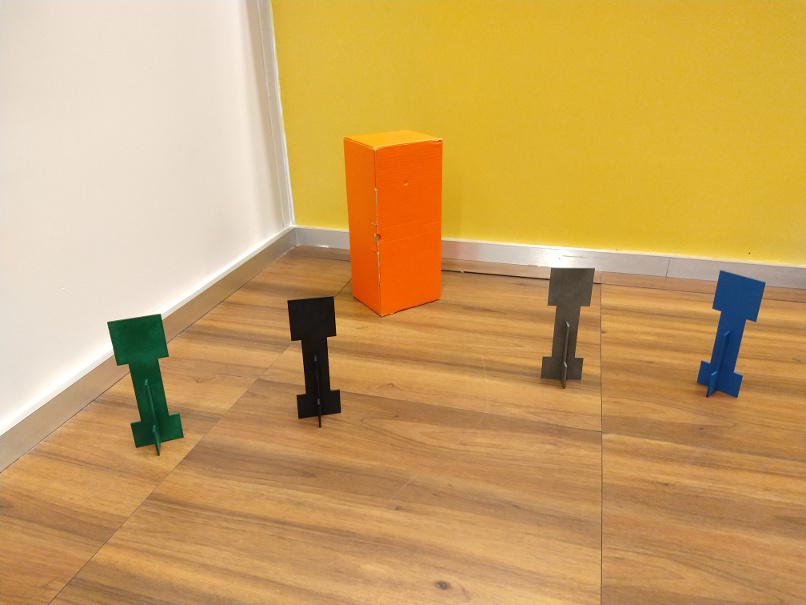
#> input picture Atividade_1/cena_canto_sala.jpg, 806 x 605 px
$ jupyter execute --allow-errors Atividade1_Visao.ipynb   (shell and % lines are left out)
#> lines starting #> are read from the running program, lines starting #| are printed output that depends on the picture; after the words box and inside, x2 and y2 are one past the last pixel; in counts of white or black regions, pixels touching at a corner belong together
# Entregável 1 - visão computacional

Dupla: Fernando Fincatti e Laís Nascimento

[cell 1]
import cv2
from math import fabs
from matplotlib import pyplot as plt
import numpy as np
import time as t
print("OpenCV Version : %s " % cv2.__version__)

# Equalização de histograma

[cell 2]
rintin = cv2.imread("RinTinTin.jpg")

#> (a cell that did not finish here is left out)

#> (a cell that did not finish here is left out)

#> (a cell that did not finish here is left out)

#> (a cell that did not finish here is left out)

#> (a cell that did not finish here is left out)

## Atividade 1

Realize as seguintes atividades:

1. O histograma fornecido aproveita bem as faixas de cores?
2. Crie uma imagem derivada da imagem fornecida que use melhor a faixa dinâmica, ou seja, tenha o valor dos seus pixels distribuídos entre `0` e `255`.
3. Plote a imagem pedida

#> (a cell that did not finish here is left out)

#> (a cell that did not finish here is left out)

#> (a cell that did not finish here is left out)

[cell 11]
def scale(valor, x):
    return (valor-8)*x

#> (a cell that did not finish here is left out)

#> (a cell that did not finish here is left out)

## Atividade 2

Leia com a OpenCV a figura abaixo:

Separe os canais  R e B das imagens e analise seus histogramas.

1. A partir dos canais R e B e da análise do histograma é possível identificar a caixa vermelha e o creeper azul?

1. Crie uma imagem numpy em que somente os pixels da caixa vermelha estão brancos e faça seu plot aqui. Você vai precisar usar manipulação de canais RGB. Use o [ExemploFor.ipynb](ExemploFor.ipynb) .

[cell 14]
# Lendo a imagem
cena_canto = cv2.imread("cena_canto_sala.jpg")
#> cena_canto is the input picture: shape (605, 806, 3); mean B, G, R 98.1, 162.1, 202.5

[cell 15]
# Transformando para RGB
cena_canto = cv2.cvtColor(cena_canto, cv2.COLOR_BGR2RGB)

[cell 16]
# Imprimindo a imagem
plt.imshow(cena_canto, cmap="Greys_r", vmin=0, vmax=255)

[cell 17]
# Realçando o vermelho
cena_canto_R = cena_canto[:,:,0]
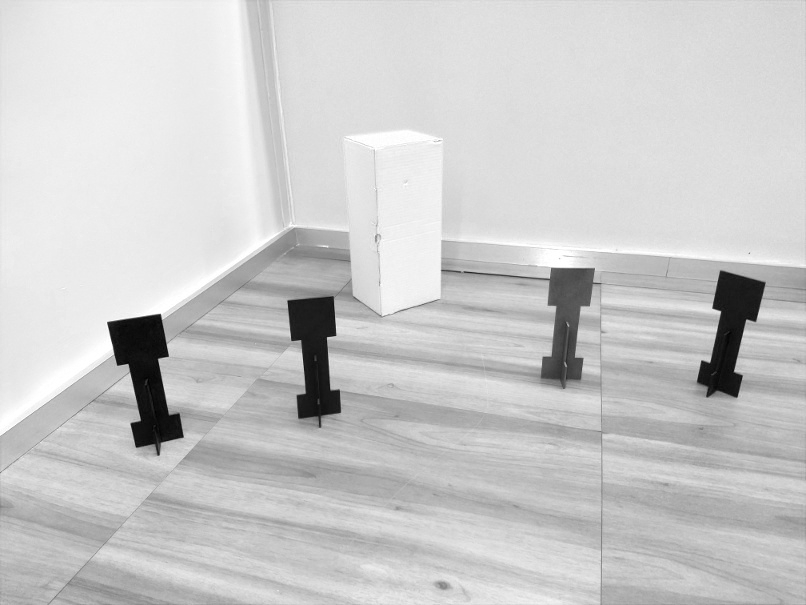
#> cena_canto_R: shape (605, 806); min 0, max 255, mean 202.5
plt.imshow(cena_canto_R, cmap='Greys_r')

[cell 18]
cena_canto_R.shape
#> Out = (605, 806)

[cell 19]
# Imprimindo o histograma
hist,bins = np.histogram(cena_canto_R.flatten(),256,[0,256])
#> hist = 256 values, max 22383 at index 222, min 1 at index 1, mean 1904.8; bins = 257 values from 0 to 256
plt.hist(cena_canto_R.flatten(),256,[0,256], color = 'r')
plt.xlim([0,256])
plt.legend(('cdf','histogram'), loc = 'upper left')
plt.show()
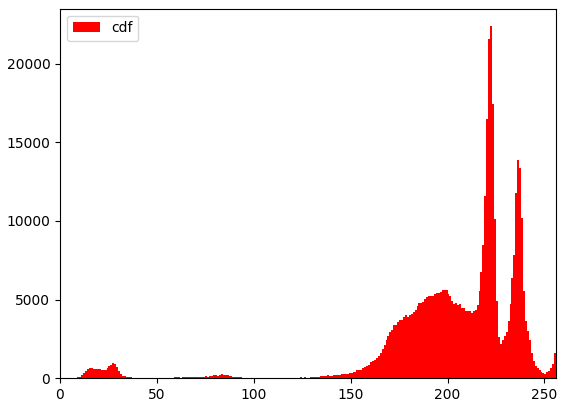
#> figure drawn by matplotlib, 1 panel; tallest bar 22383 high, from x = 222 to 223

[cell 20]
# Imprimindo somente a caixa
cena_canto_B = cena_canto[:,:,2]
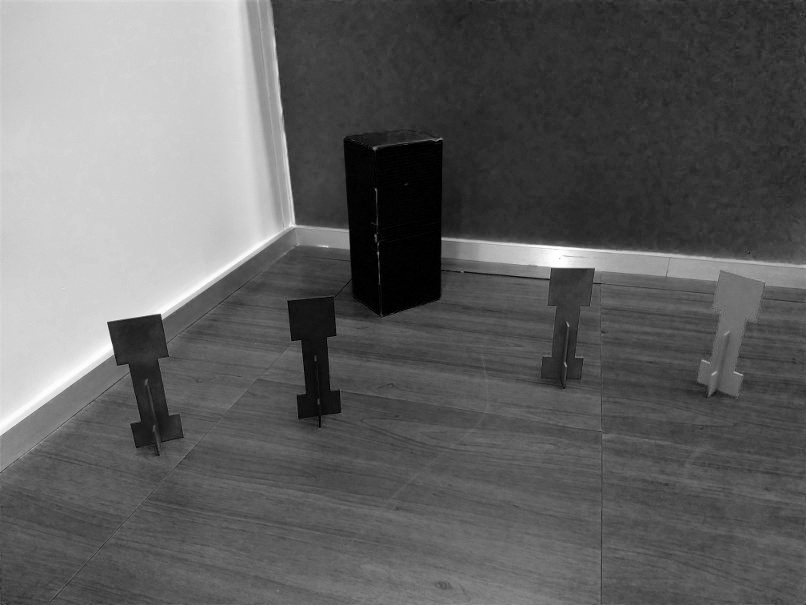
#> cena_canto_B: shape (605, 806); min 0, max 255, mean 98.1

resultado = np.zeros((605, 806), dtype=np.uint8)

for i in range(cena_canto_R.shape[0]):
    for j in range(cena_canto_R.shape[1]):
        if cena_canto_R[i][j] > 200 and cena_canto_B[i][j] > 20:
            resultado[i][j] = 0
        elif cena_canto_R[i][j] > 200 and cena_canto_B[i][j] <= 20:
            resultado[i][j] = 255
        else:
            resultado[i][j] = 0
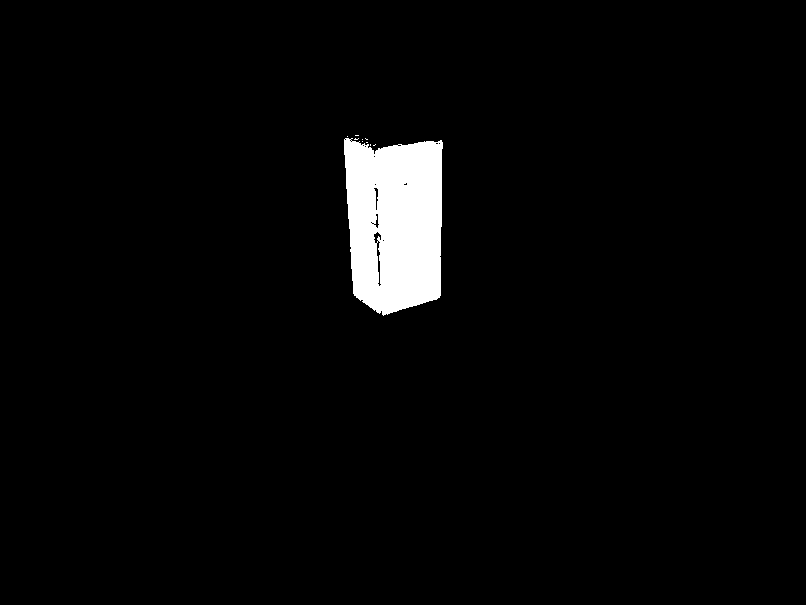
#> resultado: shape (605, 806); 3.1% white; 10 white regions (9 under 20 px), largest, box (x1, y1, x2, y2) and area: (344, 138, 443, 316) 14863

[cell 21]
plt.imshow(resultado, cmap='Greys_r')

[cell 22]
#Realçando o azul
cena_canto_B = cena_canto[:,:,2]

[cell 23]
plt.imshow(cena_canto_B, cmap='Greys_r')

[cell 24]
#Imprimindo o histograma
hist,bins = np.histogram(cena_canto_B.flatten(),256,[0,256])
#> hist = 256 values, max 12615 at index 209, min 30 at index 254, mean 1904.8
plt.hist(cena_canto_B.flatten(),256,[0,256], color = 'b')
plt.xlim([0,256])
plt.legend(('cdf','histogram'), loc = 'upper left')
plt.show()
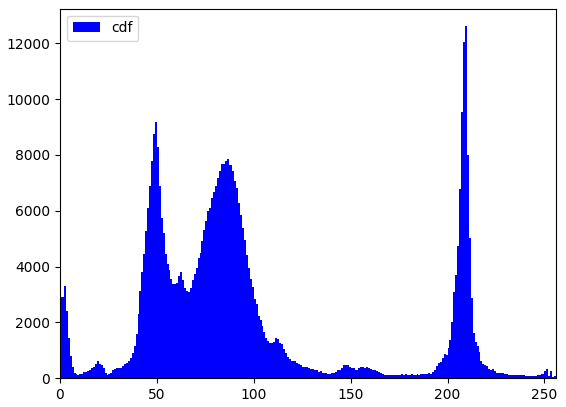
#> figure drawn by matplotlib, 1 panel; tallest bar 12615 high, from x = 209 to 210

[cell 25]
# Imprimindo somente o creeper azul

resultado_1 = np.zeros((605, 806), dtype=np.uint8)

for i in range(cena_canto_B.shape[0]):
    for j in range(cena_canto_B.shape[1]):
        if cena_canto_R[i][j] > 190 and cena_canto_B[i][j] > 70:
            resultado_1[i][j] = 0
        elif cena_canto_R[i][j] < 100 and cena_canto_B[i][j] > 70:
            resultado_1[i][j] = 255
        else:
            resultado_1[i][j] = 0
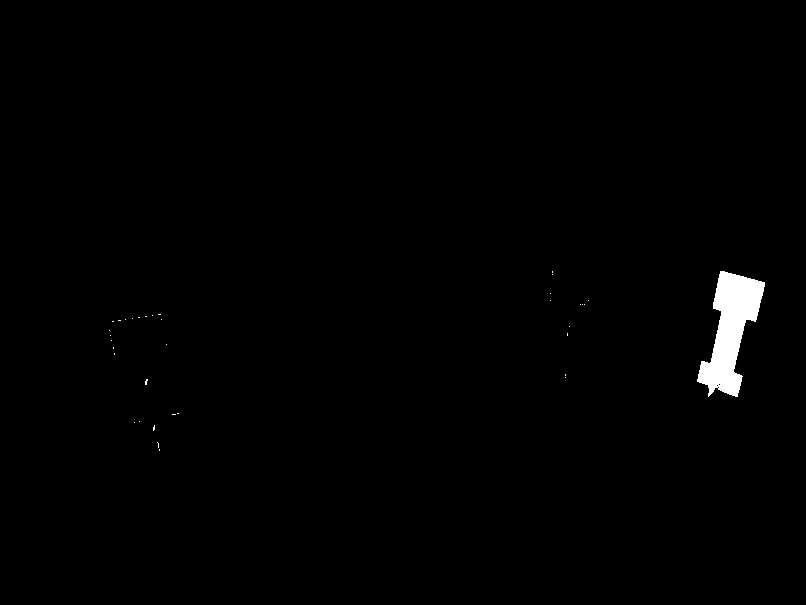
#> resultado_1: shape (605, 806); 0.88% white; 36 white regions (35 under 20 px), largest, box (x1, y1, x2, y2) and area: (697, 271, 765, 397) 4217
